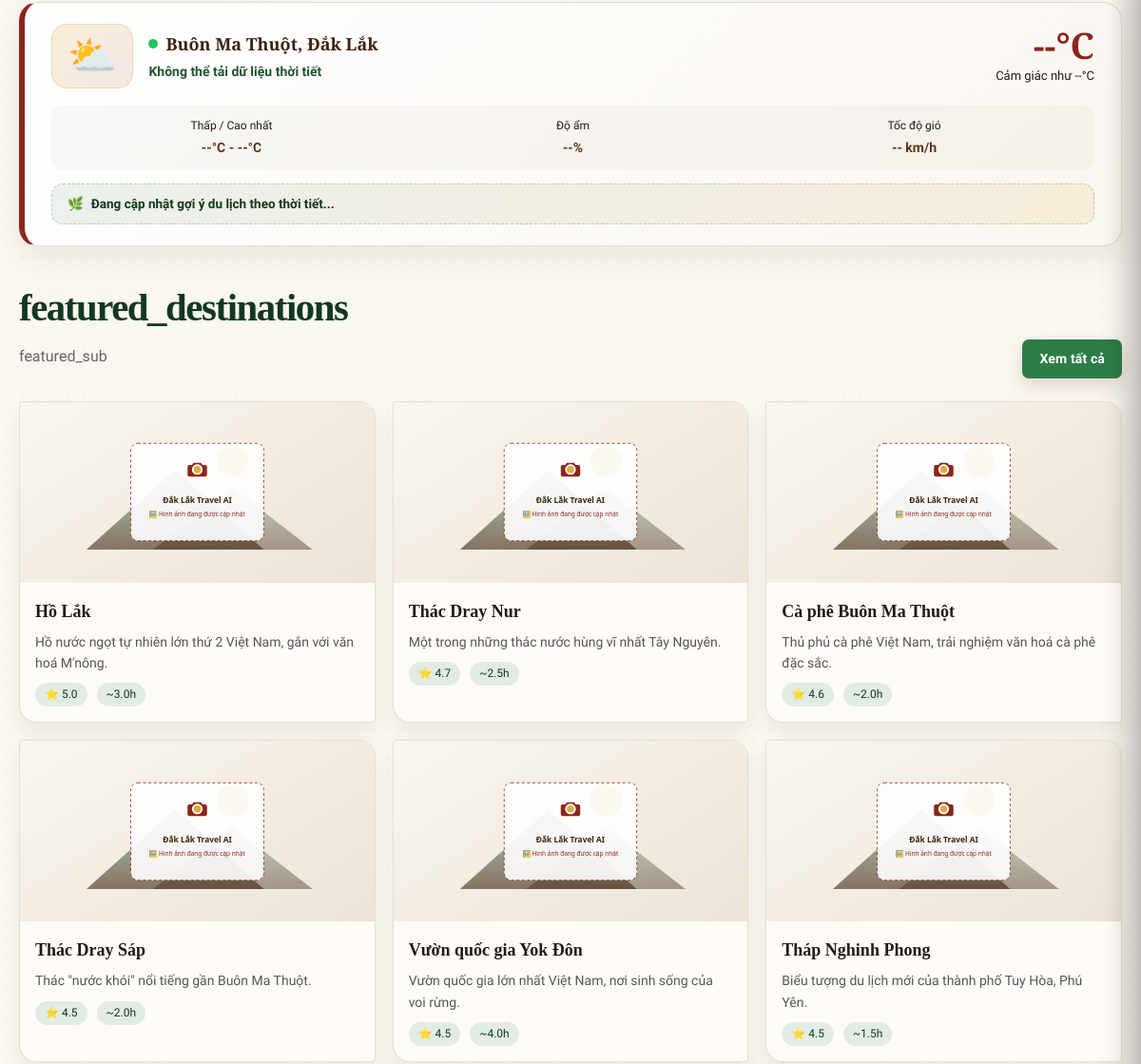
/ (middle part), run on an earlier commit of the app's database.
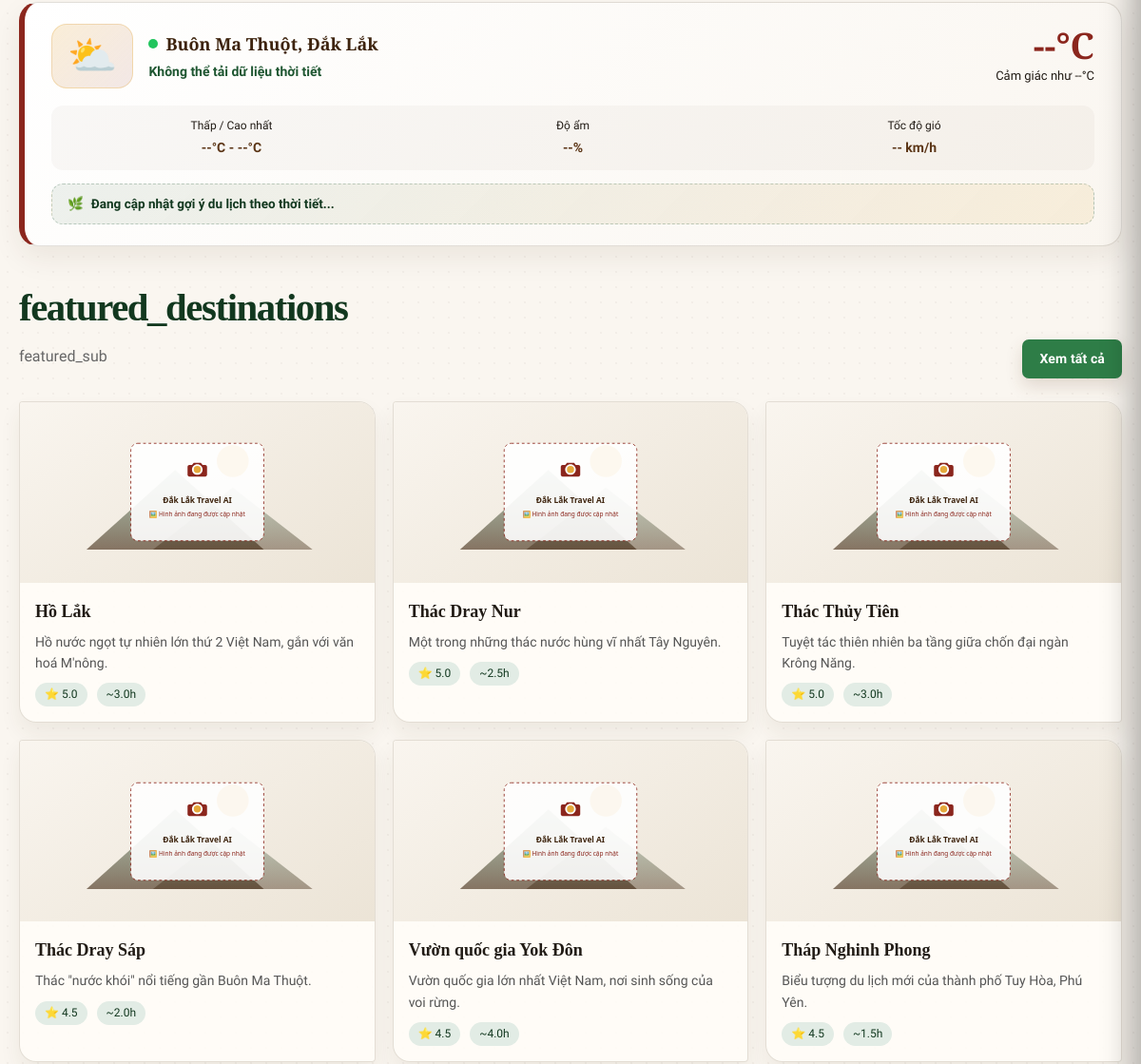
And on a later commit of the database.
### tables this page shows
CREATE TABLE `destinations` (
  `id` int(11) NOT NULL,
  `category_id` int(11) DEFAULT NULL,
  `name` varchar(200) NOT NULL,
  `name_en` varchar(255) DEFAULT NULL,
  `slug` varchar(200) NOT NULL,
  `short_desc` varchar(500) DEFAULT NULL,
  `short_desc_en` text DEFAULT NULL,
  `description` text DEFAULT NULL,
  `description_en` text DEFAULT NULL,
  `address` varchar(255) DEFAULT NULL,
  `image_url` varchar(500) DEFAULT NULL,
  `image_360_url` varchar(500) DEFAULT NULL,
  `avg_visit_hours` decimal(4,1) DEFAULT 2.0,
  `price_level` enum('free','low','medium','high') DEFAULT 'low',
  `rating` decimal(2,1) DEFAULT 4.5,
  `latitude` decimal(10,6) DEFAULT NULL,
  `longitude` decimal(10,6) DEFAULT NULL,
  `virtual_tour_enabled` tinyint(1) NOT NULL DEFAULT 0,
  `virtual_tour_type` varchar(50) DEFAULT 'pannellum',
  `audio_guide_url` varchar(500) DEFAULT NULL,
  `tags` varchar(255) DEFAULT NULL,
  `created_at` timestamp NOT NULL DEFAULT current_timestamp()
);

### includes/functions.php (called while the page is built, shortened)
<?php
function __(string $key): string
{
    static $langArr = null;
    if ($langArr === null) {
        $langCode = $_SESSION['lang'] ?? 'vi';
        $langFile = __DIR__ . '/lang_' . $langCode . '.php';
        if (file_exists($langFile)) {
            $langArr = require $langFile;
        } else {
            $langArr = require __DIR__ . '/lang_vi.php';
        }
    }
    return $langArr[$key] ?? $key;
}
function url(string $path): string
{
    if (str_starts_with($path, 'http://') || str_starts_with($path, 'https://')) {
        return $path;
    }
    return BASE_URL . (str_starts_with($path, '/') ? $path : '/' . $path);
}
function e(?string $str): string
{
    return htmlspecialchars($str ?? '', ENT_QUOTES, 'UTF-8');
}
function translateDbRow(array $row, array $fields): array
{
    return $row;
}
function getAllDestinations(?int $categoryId = null, string $keyword = '', string $priceLevel = '', float $minRating = 0, int $limit = 0, int $offset = 0, string $region = ''): array
{
    $db = getDB();
    $sql = "
        SELECT d.*,
               COALESCE(AVG(r.rating), d.rating)          AS display_rating,
               ROUND(AVG(r.rating), 1)                    AS avg_rating,
               COUNT(r.id)                                AS review_count
        FROM destinations d
        LEFT JOIN reviews r ON r.destination_id = d.id
        WHERE 1=1
    ";
    $params = [];
    $sql .= " GROUP BY d.id";
    $sql .= " ORDER BY display_rating DESC";
    $stmt = $db->prepare($sql);
    $stmt->execute($params);
    $rows = $stmt->fetchAll();
    return $rows;
}

### public/index.php (the view, shortened to what this page needs)
<?php
$featured = getFeaturedDestinations(6);
if (empty($featured)) {
  $featured = array_slice(getAllDestinations(), 0, 6);
}
include __DIR__ . '/../includes/header.php';
?>
<section id="weather-widget" class="weather-card-daklak" aria-label="Thời tiết trực tiếp">
  <div class="weather-header">
    <div class="weather-main-info">
      <div id="weather-icon" class="weather-icon-badge">⛅</div>
      <div>
        <div class="weather-location">
          <span class="live-pulse"></span>
          <strong id="weather-location-name">Buôn Ma Thuột, Đắk Lắk</strong>
        </div>
        <div id="weather-desc" class="weather-condition-text">Đang tải dữ liệu thời tiết trực tiếp...</div>
      </div>
    </div>
    <div class="weather-temp-block">
      <div id="weather-temp" class="weather-temp-main">--°C</div>
      <div id="weather-feels-like" class="weather-feels-like">Cảm giác như --°C</div>
    </div>
  </div>
  <div class="weather-details-grid">
    <div class="weather-detail-item">
      <span class="detail-label">Thấp / Cao nhất</span>
      <strong id="weather-range">--°C - --°C</strong>
    </div>
    <div class="weather-detail-item">
      <span class="detail-label">Độ ẩm</span>
      <strong id="weather-humidity">--%</strong>
    </div>
    <div class="weather-detail-item">
      <span class="detail-label">Tốc độ gió</span>
      <strong id="weather-wind">-- km/h</strong>
    </div>
  </div>
  <div id="weather-advice" class="weather-advice-box">
    🌿 <span>Đang cập nhật gợi ý du lịch theo thời tiết...</span>
  </div>
</section>
<div class="section-heading-row"><div><h2 class="section-title"><?= __('featured_destinations') ?></h2><p class="section-sub"><?= __('featured_sub') ?></p></div><a href="<?= url('/diem-den') ?>" class="btn secondary section-view-all">Xem tất cả</a></div>
<div class="grid">
  <?php foreach ($featured as $d): ?>
    <a href="<?= url('/diem-den/' . $d['slug']) ?>" class="card">
      <div class="card-img">
        <?php if (!empty($d['image_url'])): ?>
          <img src="<?= url($d['image_url']) ?>" alt="<?= e($d['name']) ?>" style="width:100%;height:100%;object-fit:cover;" onerror="this.onerror=null;this.src='<?= url('/assets/images/placeholder.svg') ?>';">
        <?php else: ?>
          🌄
        <?php endif; ?>
      </div>
      <div class="card-body">
        <h3><?= e($d['name']) ?></h3>
        <p><?= e($d['short_desc']) ?></p>
        <span class="badge">⭐ <?= e((string) $d['rating']) ?></span>
        <span class="badge">~<?= e((string) $d['avg_visit_hours']) ?>h</span>
      </div>
    </a>
  <?php endforeach; ?>
</div>
<?php include __DIR__ . '/../includes/footer.php'; ?>

What changed in the data, as far as the page shows it:
no longer on this page (row edited): destinations: name "Cà phê Buôn Ma Thuột", short_desc "Thủ phủ cà phê Việt Nam, trải nghiệm văn hoá cà phê đặc sắc.", rating "4.6", avg_visit_hours "2.0"
changed destinations "Thác Dray Nur": rating "4.7" → "5.0"
now on this page (row edited): destinations: name "Thác Thủy Tiên", short_desc "Tuyệt tác thiên nhiên ba tầng giữa chốn đại ngàn Krông Năng.", rating "5.0", avg_visit_hours "3.0"
